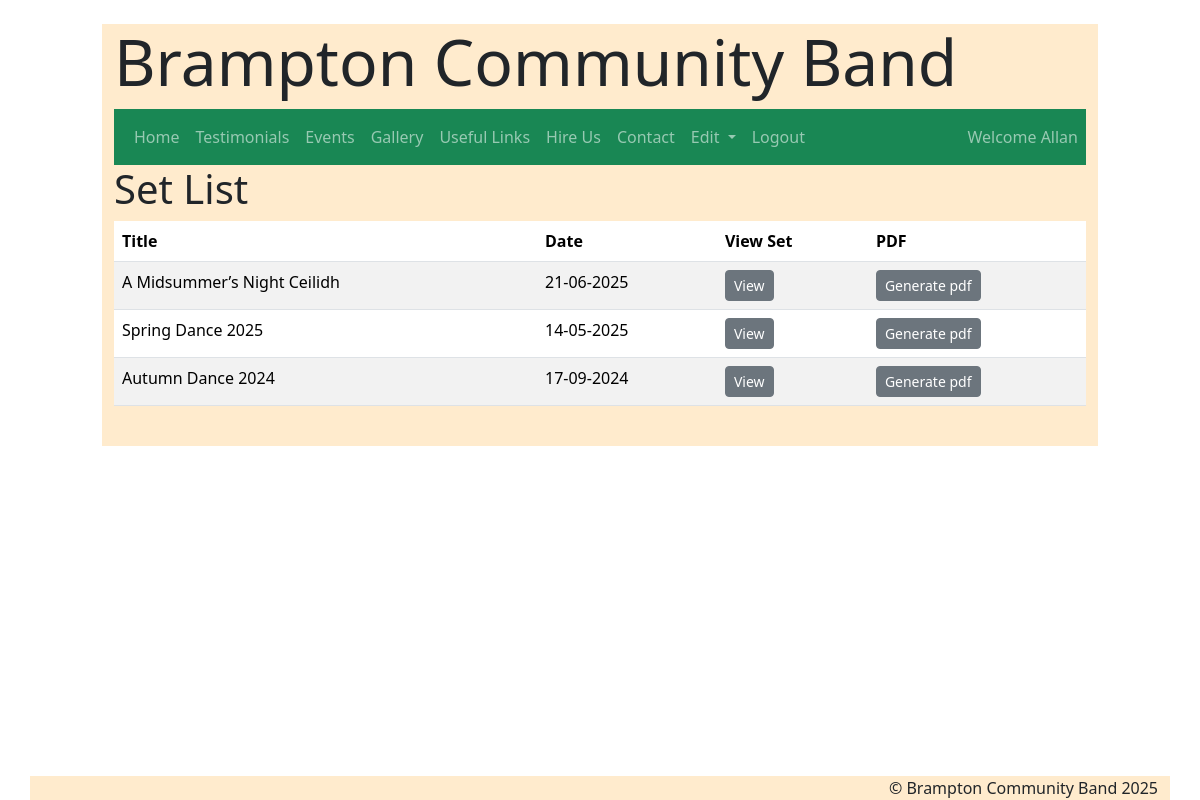
The app's page /set/ (signed in) with its own data.
### pages/models.py (models this page shows, shortened)
class CustomUser(AbstractUser):
    moderator = models.BooleanField(max_length=5, null=True, blank=True, default=False)

class Set(models.Model):
    setTitle = models.CharField(max_length=50, null=True, blank=True, unique=True)
    venue = models.CharField(max_length=100, blank=True, null=True)
    setDate = models.DateField(default=timezone.now)
    class Meta:
        ordering = ['-setDate']

### pages/views.py (the view)
# urls.py: path('set/', views.set, name='set'),
def set(request):
    if request.user.is_authenticated:
        lists = Set.objects.values()
        ordering = ['order']
        return render(request, 'set.html', {'lists':lists})
    else:
        messages.success(request, "Please log to access this page")
        return render(request, 'login.html')

### pages/templates/set.html (shortened to what this page needs)
{% extends "base.html" %}
{% load crispy_forms_tags %}
{% load static %}
{% block content %}
{% block page_title %}
<h2 class="display-6">Set List</h2>
{% endblock page_title%}
<div class="table-responsive">
    <table class="table table-striped">
        <thead>
            <th scope="col">Title</th>
            <th scope="col">Date</th>
            <th scope="col">View Set</th>
            <th scope="col">PDF</th>
        </thead>
        <tbody>
            {% for list in lists %}
                    <tr>
                        <td scope="row">{{ list.setTitle }}</td>
                        <td scope="row">{{ list.setDate|date:"d-m-Y" }}</td>
                        <td scope="row"><a href="{% url 'view_set' list.id %}" class="btn btn-secondary btn-sm">View</a></td></td>
                        <td scope="row"><a href="{% url 'generate_pdf' list.id %}" class="btn btn-secondary btn-sm" target="-blank">Generate pdf</a></td></td>
                    </tr>
            {% endfor %}
        </tbody>
    </table>
    <br>
    </div>
{% endblock content %}

### pages/templates/navbar.html (shortened to what this page needs)
      <nav class="navbar navbar-expand-lg navbar-dark bg-success">
        <div class="container">
          <div class="collapse navbar-collapse" id="navbarNavDarkDropdown">
            <ul class="navbar-nav">
                <li class="nav-item">
                <a class="nav-link" href="{% url 'index' %}">Home</a>
                </li>
                <li class="nav-item">
                <a class="nav-link" href="{% url 'testimonials' %}">Testimonials</a>
                </li>
                <li class="nav-item">
                <a class="nav-link" href="{% url 'news' %}">Events</a>
                </li>
                <li class="nav-item">
                <a class="nav-link" href="{% url 'gallery' %}">Gallery</a>
                </li>
                <li class="nav-item">
                    <a class="nav-link" href="{% url 'links' %}">Useful Links</a>
                </li>
                <li class="nav-item">
                <a class="nav-link" href="{% url 'hire_us' %}">Hire Us</a>
                </li>
                <li class="nav-item">
                  <a class="nav-link" href="{% url 'contact' %}">Contact</a>
              </li>
                  {% if user.is_authenticated %}
                  <li class="nav-item dropdown">
                    <a class="nav-link dropdown-toggle" href="#" id="navbarDarkDropdownMenuLink" role="button" data-bs-toggle="dropdown" aria-expanded="false">
                      Edit
                    </a>
                  </li>
              <li class="nav-item">
                  <a class="nav-link" href="{% url 'logoutBCB' %}">Logout</a>
              </li>
              <li class="nav-item right">
                <a class="nav-link" href="#">Welcome {{user.first_name}}</a>
              </li>
              {% else %}
              <li class="nav-item">
                  <a class="nav-link" href="{% url 'loginBCB' %}">Login</a>
              </li>
               {% endif %}
            </ul>
          </div>
        </div>
      </nav>

### pages/static/style.css (style rules this page uses)
body { background-image: url('Instruments.png'); opacity:1; background-blend-mode: normal; background-size: cover; min-height: 100vh; }
.container-fluid { max-width: 85%; max-height: 95%; }
.right { position: absolute; right: 0; text-align: right; }

### records on screen
CustomUser: first_name "Allan"
Set: setTitle "A Midsummer’s Night Ceilidh", setDate "21-06-2025"
Set: setTitle "Spring Dance 2025", setDate "14-05-2025"
Set: setTitle "Autumn Dance 2024", setDate "17-09-2024"
